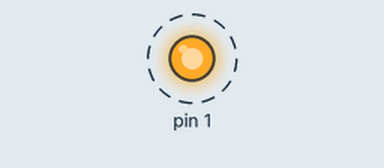
A sketch run on a simulated Arduino Uno, built with avr-gcc and run on an emulated ATmega328P. On the bench: output pins drawn as LEDs (lit = HIGH). Dashed ring = blinking.

Above: at 0.5 s.
Timing chart, 0 to 4.6 s (numbered marks = the images above):
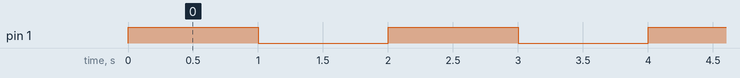

The sketch:

magnificent_crift_kup1__1_.ino
```cpp
// C++ code
int red = 1;
//
void setup()
{
  pinMode(1, OUTPUT);
}

void loop()
{
  digitalWrite(1, HIGH);
  delay(1000); // Wait for 1000 millisecond(s)
  digitalWrite(1, LOW);
  delay(1000); // Wait for 1000 millisecond(s)
}
```

Measured:
- by itself, pin 1: alternates HIGH for 1.0 s and LOW for 1.0 s
